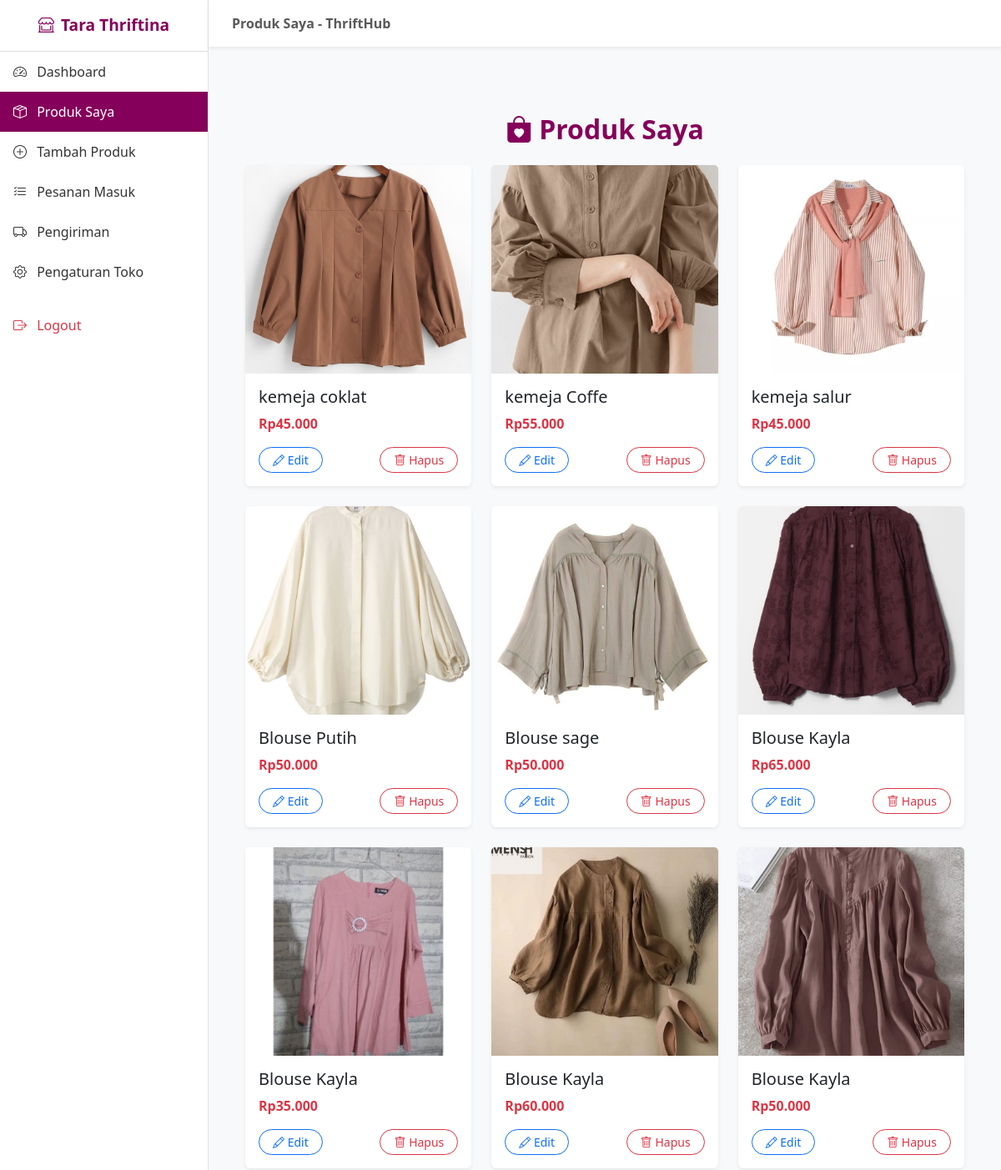
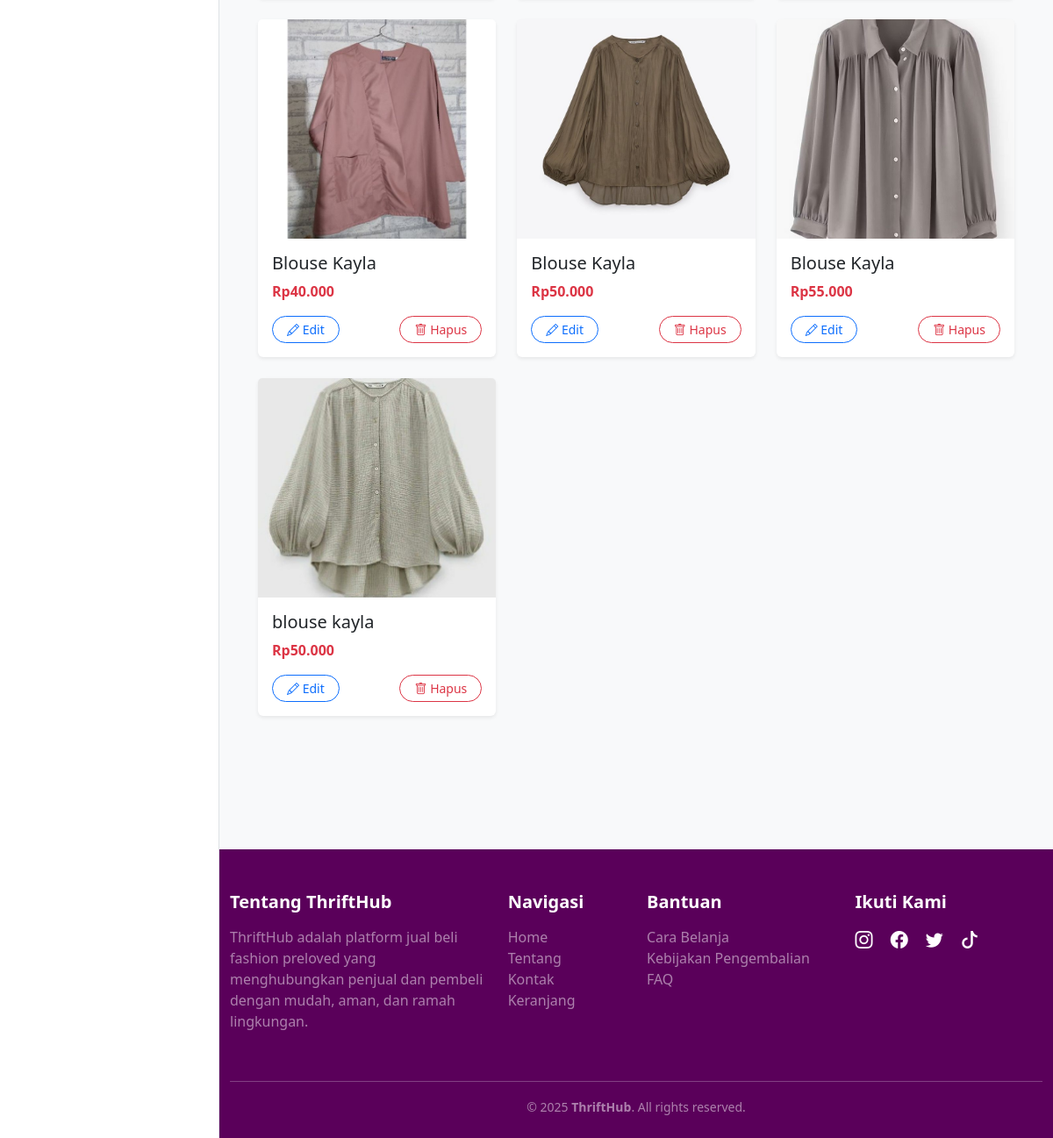
Screenshot of /middlewares/index.php?url=my_products (signed in) with the database file from the repository (2 pictures, top to bottom).
### tables this page shows
CREATE TABLE `produk` (
  `id` int(11) NOT NULL,
  `user_id` int(11) NOT NULL,
  `nama` varchar(255) DEFAULT NULL,
  `kategori` varchar(100) DEFAULT NULL,
  `harga` int(11) DEFAULT NULL,
  `deskripsi` text DEFAULT NULL,
  `gambar` varchar(255) DEFAULT NULL,
  `created_at` timestamp NOT NULL DEFAULT current_timestamp()
);

### views/product/my_products.php (the view, shortened to what this page needs)
<?php
include 'config/database.php';
$user_id = $_SESSION['user']['id'];
$sql = "SELECT * FROM produk WHERE user_id = ? ORDER BY id DESC";
$stmt = $conn->prepare($sql);
$stmt->bind_param("i", $user_id);
$stmt->execute();
$result = $stmt->get_result();
?>
<div class="container py-5">
  <h2 class="fw-bold text-center mb-4" style="color: #85005A;">
    <i class="bi bi-bag-heart-fill me-2"></i>Produk Saya
  </h2>
  <div class="row">
    <?php if ($result->num_rows > 0): ?>
      <?php while ($p = $result->fetch_assoc()): ?>
        <div class="col-md-4 mb-4">
          <div class="card shadow-sm border-0 h-100">
            <img src="<?= htmlspecialchars($p['gambar']); ?>" class="card-img-top" alt="<?= htmlspecialchars($p['nama']); ?>" style="height: 250px; object-fit: cover;">
            <div class="card-body d-flex flex-column">
              <h5 class="card-title text-truncate"><?= htmlspecialchars($p['nama']); ?></h5>
              <p class="card-text fw-bold text-danger">Rp<?= number_format($p['harga'], 0, ',', '.'); ?></p>
              <div class="mt-auto d-flex justify-content-between">
                <a href="index.php?url=edit_produk&id=<?= $p['id']; ?>" class="btn btn-sm btn-outline-primary rounded-pill px-3">
                  <i class="bi bi-pencil"></i> Edit
                </a>
                <a href="index.php?url=hapus_produk&id=<?= $p['id']; ?>" class="btn btn-sm btn-outline-danger rounded-pill px-3" onclick="return confirm('Yakin ingin menghapus produk ini?')">
                  <i class="bi bi-trash"></i> Hapus
                </a>
              </div>
            </div>
          </div>
        </div>
      <?php endwhile; ?>
    <?php endif; ?>
  </div>
</div>
<?php
include __DIR__ . '/../layouts/admin_store_dashboard.php';
?>

### views/layouts/admin_store_dashboard.php (style rules this page uses)
body { font-family: 'Segoe UI', sans-serif; background-color: #f8f9fa; }

### rows the page displays
produk: gambar (picture), nama "kemeja coklat", harga "45.000"
produk: gambar (picture), nama "kemeja Coffe", harga "55.000"
produk: gambar (picture), nama "kemeja salur", harga "45.000"
produk: gambar (picture), nama "Blouse Putih", harga "50.000"
produk: gambar (picture), nama "Blouse sage", harga "50.000"
produk: gambar (picture), nama "Blouse Kayla", harga "65.000"
produk: gambar (picture), nama "Blouse Kayla", harga "35.000"
produk: gambar (picture), nama "Blouse Kayla", harga "60.000"
produk: gambar (picture), nama "Blouse Kayla", harga "50.000"
produk: gambar (picture), nama "Blouse Kayla", harga "40.000"
produk: gambar (picture), nama "Blouse Kayla", harga "50.000"
produk: gambar (picture), nama "Blouse Kayla", harga "55.000"
produk: gambar (picture), nama "blouse kayla", harga "50.000"

### other values shown
$nama_toko "Tara Thriftina"
$label "Dashboard Produk Saya Tambah Produk Pesanan Masuk Pengiriman Pengaturan Toko"
$title "Produk Saya - ThriftHub"
